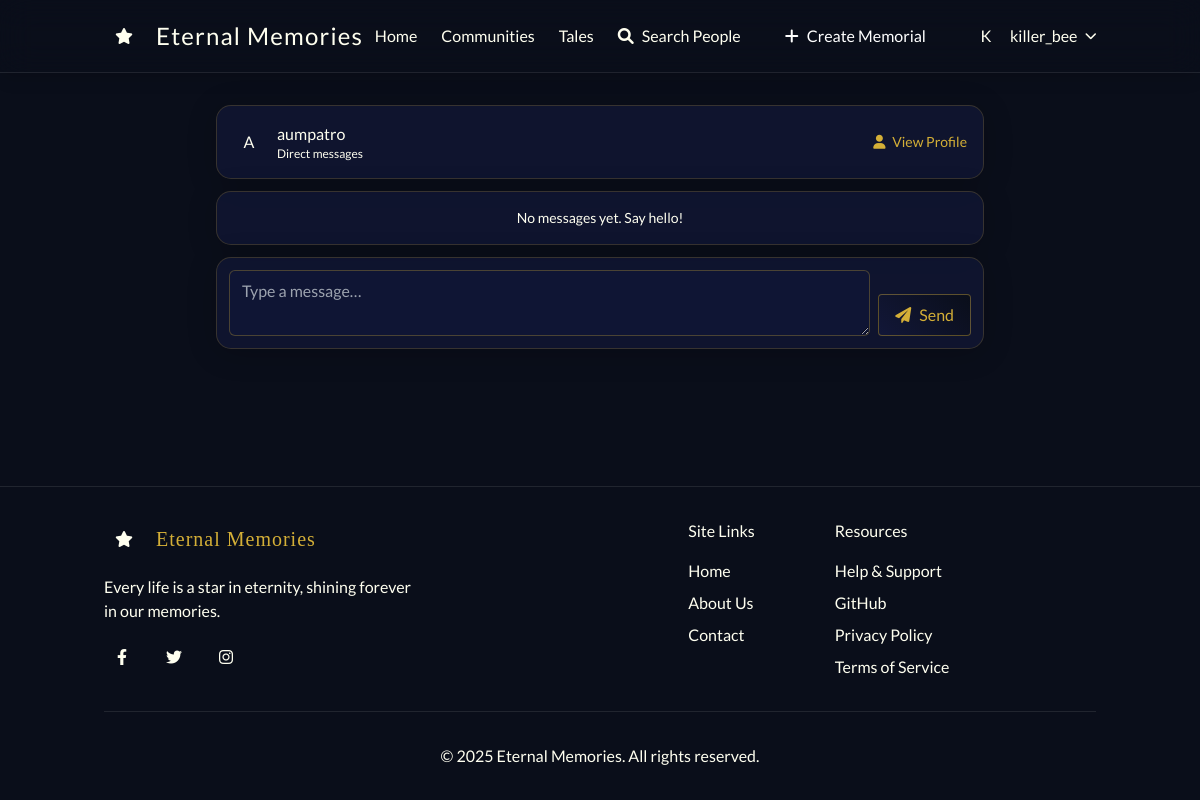
Page /users/dm/aumpatro/ (signed in) on the earlier database version.
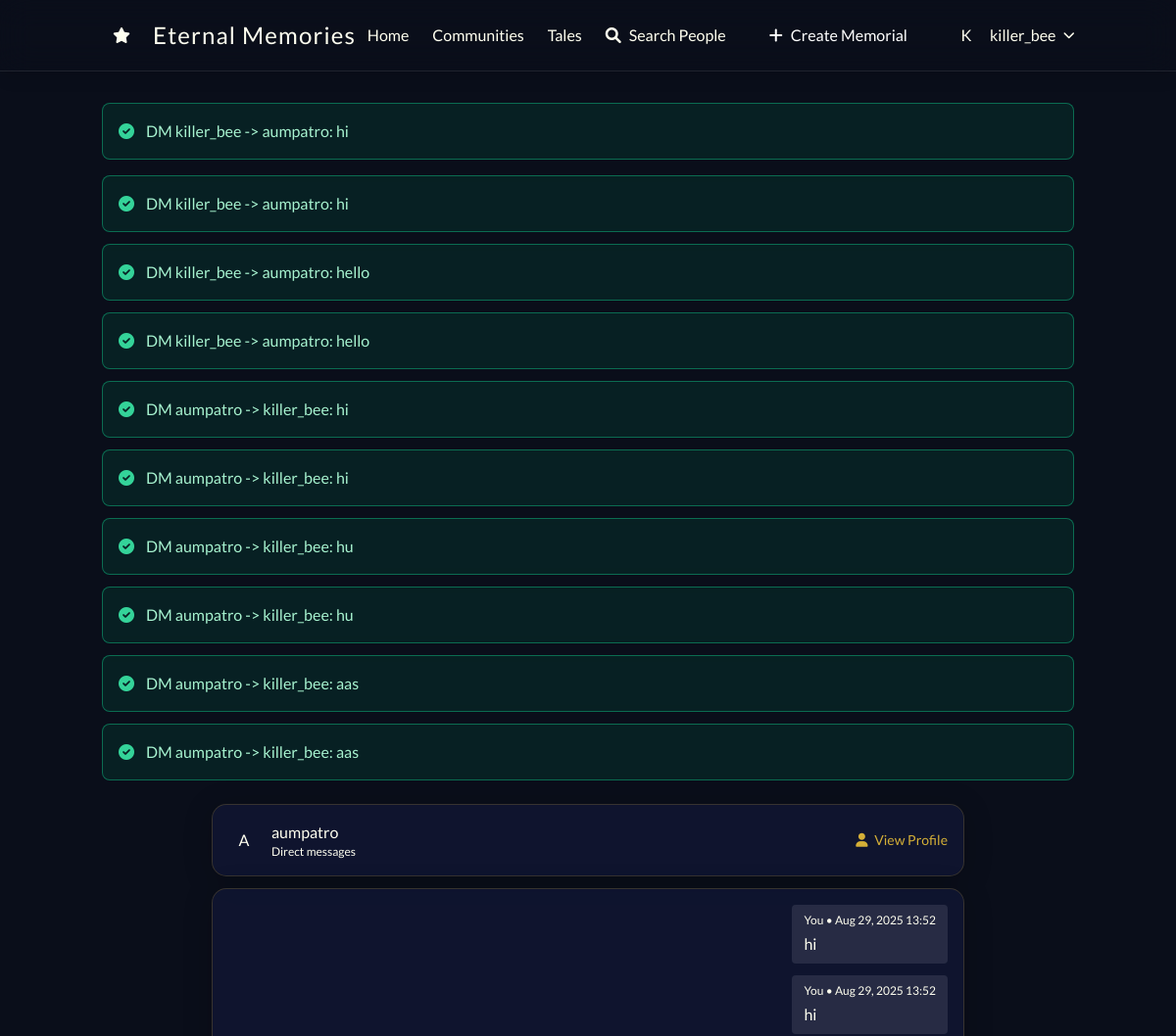
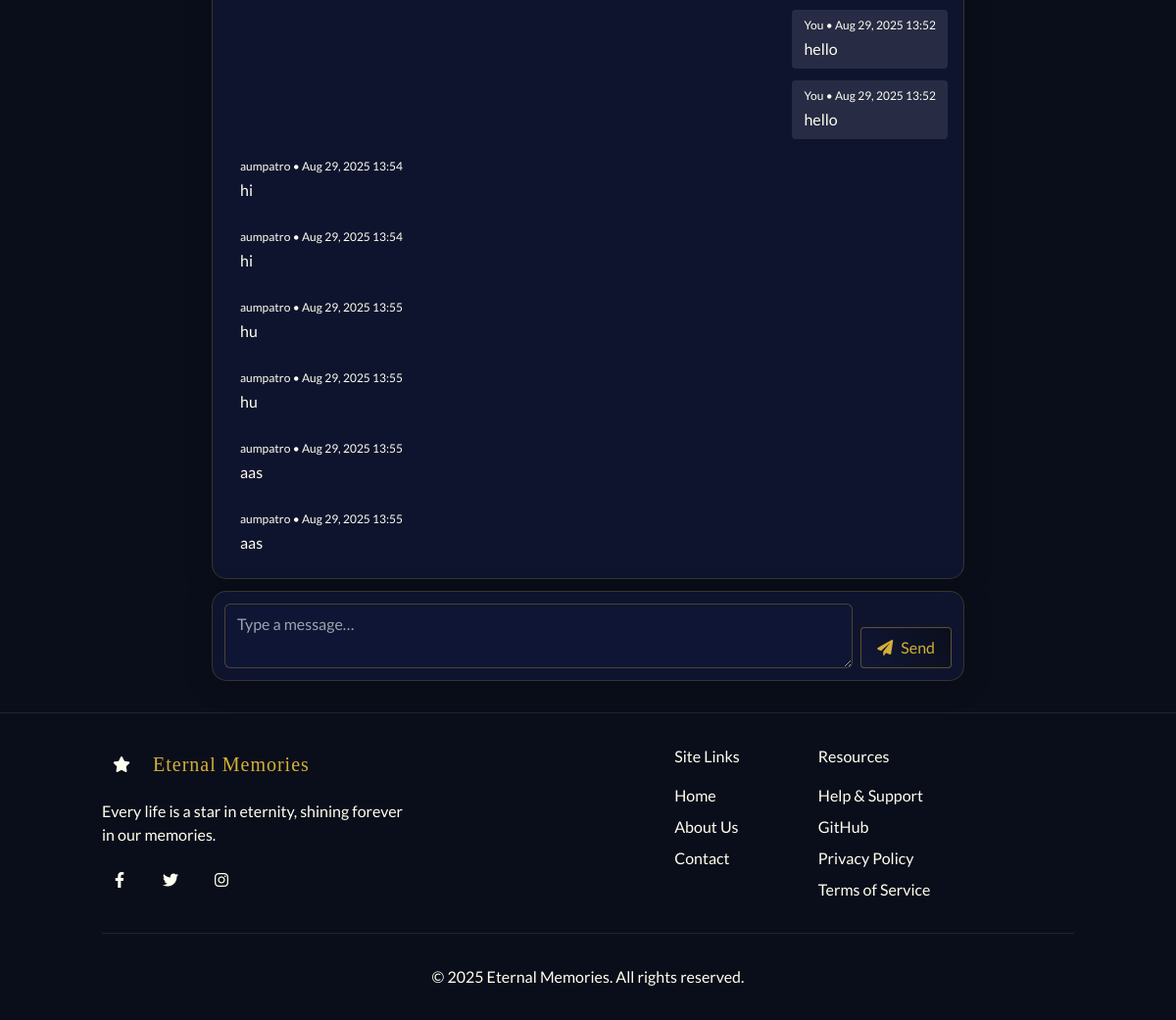
Same page on the later database version (2 pictures, top to bottom).
### users/models.py (models this page shows)
class DirectMessage(models.Model):
    sender = models.ForeignKey(User, on_delete=models.CASCADE, related_name='sent_messages')
    receiver = models.ForeignKey(User, on_delete=models.CASCADE, related_name='received_messages')
    content = models.TextField()
    created_at = models.DateTimeField(auto_now_add=True)
    is_read = models.BooleanField(default=False)
    class Meta:
        ordering = ['created_at']
    def __str__(self):
        return f"DM {self.sender.username} -> {self.receiver.username}: {self.content[:24]}"

### users/views.py (the view)
# urls.py: path('dm/<str:username>/', views.dm_thread, name='dm_thread'),
def dm_thread(request, username):
    if not request.user.is_authenticated:
        return HttpResponseForbidden("Auth required")
    other = User.objects.filter(username=username).first()
    if not other:
        return render(request, 'users/dm_thread.html', {'not_found': True}, status=404)
    if other == request.user:
        return HttpResponseForbidden("Cannot chat with yourself")
    qs = DirectMessage.objects.filter(
        Q(sender=request.user, receiver=other) | Q(sender=other, receiver=request.user)
    ).order_by('-created_at')[:50]
    messages_qs = list(qs)[::-1]
    DirectMessage.objects.filter(receiver=request.user, sender=other, is_read=False).update(is_read=True)
    last_ts = None
    if messages_qs:
        last_ts = timezone.localtime(messages_qs[-1].created_at).isoformat()
    ctx = {
        'other': other,
        'messages': messages_qs,
        'last_ts': last_ts,
    }
    return render(request, 'users/dm_thread.html', ctx)

### templates/users/dm_thread.html (shortened to what this page needs)
{% extends 'base.html' %}
{% block content %}
{% if not_found %}
  <div class="celestial-card p-6 text-center fade-in">User not found.</div>
{% else %}
<div class="max-w-3xl mx-auto fade-in">
  <div class="celestial-card p-4 flex items-center justify-between mb-3">
    <div class="flex items-center gap-3">
      <div class="w-8 h-8 rounded-full bg-midnight-blue flex items-center justify-center text-soft-gold">
        {{ other.username.0|upper }}
      </div>
      <div>
        <div class="text-soft-gold font-medium">{{ other.username }}</div>
        <div class="text-xs text-faint-lavender">Direct messages</div>
      </div>
    </div>
    <a href="{% url 'profile' username=other.username %}" class="celestial-link text-sm"><i class="fas fa-user mr-1"></i> View Profile</a>
  </div>
  <div id="dm-log" class="celestial-card p-4 max-h-[65vh] overflow-y-auto space-y-3">
    {% for m in messages %}
      <div data-id="{{ m.id }}" class="flex {% if m.sender_id == user.id %}justify-end{% else %}justify-start{% endif %}">
        <div class="max-w-[80%] px-3 py-2 rounded {% if m.sender_id == user.id %}bg-white bg-opacity-10{% else %}bg-midnight-blue bg-opacity-60{% endif %}">
          <div class="text-xs text-faint-lavender mb-1">
            {% if m.sender_id == user.id %}You{% else %}{{ m.sender.username }}{% endif %} • {{ m.created_at|date:"M d, Y H:i" }}
          </div>
          <div class="text-ivory-white whitespace-pre-line">{{ m.content }}</div>
        </div>
      </div>
    {% empty %}
      <div class="text-center text-faint-lavender text-sm dm-empty">No messages yet. Say hello!</div>
    {% endfor %}
  </div>
  <form id="dm-send" method="post" action="{% url 'send_dm' username=other.username %}" class="mt-3 celestial-card p-3 flex gap-2 items-end">
    <textarea name="message" rows="2" placeholder="Type a message…" class="flex-1 bg-transparent border border-soft-gold border-opacity-30 rounded px-3 py-2 text-ivory-white"></textarea>
    <button type="submit" class="px-4 py-2 celestial-button rounded"><i class="fas fa-paper-plane mr-2"></i>Send</button>
  </form>
</div>
{% endif %}
{% endblock %}

### templates/base.html (shortened to what this page needs)
{% load static %}
<!DOCTYPE html>
<html lang="en">
<head>
    <link href="https://cdn.jsdelivr.net/npm/tailwindcss@2.2.19/dist/tailwind.min.css" rel="stylesheet">
    <link rel="stylesheet" href="https://cdnjs.cloudflare.com/ajax/libs/font-awesome/6.0.0-beta3/css/all.min.css">
    <link rel="stylesheet" href="{% static 'css/celestial.css' %}">
</head>
<body class="min-h-screen flex flex-col bg-gradient-to-b from-deep-space to-midnight-blue">
    <div class="star-field fixed inset-0 -z-10 pointer-events-none"></div>
    <header class="sticky top-0 z-40 backdrop-filter backdrop-blur-lg bg-opacity-70 bg-midnight-blue shadow-lg border-b border-soft-gold border-opacity-10">
        <nav class="container mx-auto px-4 py-4 flex items-center justify-between">
            <a href="{% url 'home' %}" class="flex items-center group">
                <div class="w-10 h-10 rounded-full bg-gradient-to-br from-soft-gold to-midnight-blue flex items-center justify-center mr-3 transform transition-all duration-500 group-hover:rotate-[360deg]">
                    <i class="fas fa-star text-ivory-white"></i>
                </div>
                <span class="text-2xl font-playfair text-soft-gold tracking-wider">Eternal Memories</span>
            </a>
            <div class="hidden md:flex items-center space-x-6">
                {% if user.is_authenticated %}
                    <a href="{% url 'home' %}" class="text-faint-lavender hover:text-ivory-white transition-colors {% if request.path == '/' %}text-ivory-white{% endif %}" aria-current="{% if request.path == '/' %}page{% endif %}">Home</a>
                    <a href="{% url 'communities:list' %}" class="text-faint-lavender hover:text-ivory-white transition-colors " aria-current="">Communities</a>
                    <a href="{% url 'tales:list' %}" class="text-faint-lavender hover:text-ivory-white transition-colors " aria-current="">Tales</a>
                    <button id="open-people-search" type="button" aria-haspopup="dialog" aria-controls="people-search-overlay"
                            class="text-faint-lavender hover:text-ivory-white transition-colors flex items-center">
                        <i class="fas fa-magnifying-glass mr-2"></i> Search People
                    </button>
                    <a href="{% url 'create_memorial' %}" class="relative px-5 py-2 overflow-hidden group bg-gradient-to-r from-soft-gold to-amber-600 text-white rounded-lg">
                        <span class="relative flex items-center">
                            <i class="fas fa-plus mr-2"></i> Create Memorial
                        </span>
                    </a>
                    <div class="relative" id="user-menu-wrapper">
                        <button id="user-menu-button" type="button" aria-haspopup="true" aria-expanded="false"
                                class="flex items-center space-x-2 focus:outline-none text-ivory-white">
                            <span class="h-8 w-8 rounded-full bg-soft-gold bg-opacity-20 flex items-center justify-center text-soft-gold">
                                {{ user.username.0|upper }}
                            </span>
                            <span class="text-faint-lavender">{{ user.username }}</span>
                            <i class="fas fa-chevron-down text-xs transition-transform" id="user-menu-caret"></i>
                        </button>
                    </div>
                {% endif %}
            </div>
        </nav>
    </header>
    <main class="container mx-auto px-4 py-8 flex-grow">
        {% if messages %}
            <div class="mb-6 space-y-3">
                {% for message in messages %}
                    <div class="p-4 rounded-lg mb-4 backdrop-filter backdrop-blur-sm animate-fadeIn
                        {% if message.tags == 'error' %}bg-red-900 bg-opacity-30 border border-red-500 border-opacity-50 text-red-200
                        {% else %}bg-green-900 bg-opacity-30 border border-green-500 border-opacity-50 text-green-200{% endif %}">
                        <div class="flex items-center">
                            {% if message.tags == 'error' %}
                                <i class="fas fa-exclamation-circle mr-3 text-red-400"></i>
                            {% else %}
                                <i class="fas fa-check-circle mr-3 text-green-400"></i>
                            {% endif %}
                            {{ message }}
                        </div>
                    </div>
                {% endfor %}
            </div>
        {% endif %}
        {% block content %}{% endblock %}
    </main>
    <footer class="mt-auto py-8 bg-deep-space bg-opacity-80 border-t border-soft-gold border-opacity-10">
        <div class="container mx-auto px-4">
            <div class="flex flex-col md:flex-row justify-between">
                <div class="mb-8 md:mb-0">
                    <div class="flex items-center mb-4">
                        <div class="w-10 h-10 rounded-full bg-gradient-to-br from-soft-gold to-midnight-blue flex items-center justify-center mr-3">
                            <i class="fas fa-star text-ivory-white"></i>
                        </div>
                        <h3 class="text-xl font-playfair text-soft-gold tracking-wider">Eternal Memories</h3>
                    </div>
                    <p class="text-faint-lavender max-w-xs">Every life is a star in eternity, shining forever in our memories.</p>
                    <div class="flex space-x-4 mt-4">
                        <a href="#" class="w-9 h-9 rounded-full bg-midnight-blue flex items-center justify-center text-faint-lavender hover:text-soft-gold transition-colors">
                            <i class="fab fa-facebook-f"></i>
                        </a>
                        <a href="#" class="w-9 h-9 rounded-full bg-midnight-blue flex items-center justify-center text-faint-lavender hover:text-soft-gold transition-colors">
                            <i class="fab fa-twitter"></i>
                        </a>
                        <a href="#" class="w-9 h-9 rounded-full bg-midnight-blue flex items-center justify-center text-faint-lavender hover:text-soft-gold transition-colors">
                            <i class="fab fa-instagram"></i>
                        </a>
                    </div>
                </div>
                <div class="grid grid-cols-2 md:grid-cols-3 gap-8">
                    <div>
                        <h4 class="text-soft-gold font-medium mb-4">Site Links</h4>
                        <ul class="space-y-2">
                            <li><a href="{% url 'home' %}" class="text-faint-lavender hover:text-soft-gold transition-colors">Home</a></li>
                            <li><a href="{% url 'about' %}" class="text-faint-lavender hover:text-soft-gold transition-colors">About Us</a></li>
                            <li><a href="{% url 'contact' %}" class="text-faint-lavender hover:text-soft-gold transition-colors">Contact</a></li>
                        </ul>
                    </div>
                    <div>
                        <h4 class="text-soft-gold font-medium mb-4">Resources</h4>
                        <ul class="space-y-2">
                            <li><a href="#" class="text-faint-lavender hover:text-soft-gold transition-colors">Help & Support</a></li>
                            <li><a href="https://github.com/Aumpatro-22/Eterna" target="_blank" rel="noopener" class="text-faint-lavender hover:text-soft-gold transition-colors">GitHub</a></li>
                            <li><a href="{% url 'privacy' %}" class="text-faint-lavender hover:text-soft-gold transition-colors">Privacy Policy</a></li>
                            <li><a href="#" class="text-faint-lavender hover:text-soft-gold transition-colors">Terms of Service</a></li>
                        </ul>
                    </div>
                </div>
            </div>
            <div class="mt-8 pt-8 border-t border-soft-gold border-opacity-10 text-center">
                <p class="text-faint-lavender">&copy; {% now "Y" %} Eternal Memories. All rights reserved.</p>
            </div>
        </div>
    </footer>
</body>
</html>

### static/css/celestial.css (style rules this page uses)
:root { --midnight-blue: #121738; --deep-space: #0a0e1a; --soft-gold: #d4af37; --ivory-white: #fffff0; --faint-lavender: #e6e6fa; --rose-tint: #fadadd; }
body { background-color: var(--deep-space); background-image: radial-gradient(white, rgba(255,255,255,.2) 2px, transparent 40px), radial-gradient(white, rgba(255,255,255,.15) 1px, transparent 30px), radial-gradient(white, rgba(255,255,255,.1) 2px, transparent 40px); background-size: 550px 550px, 350px 350px, 250px 250px; background-position: 0 0, 40px 60px, 130px 270px; color: var(--ivory-white); font-family: 'Lato', sans-serif; transition: all 0.5s ease; }
h1, h2, h3, .memorial-name { font-family: 'Playfair Display', 'Cormorant Garamond', serif; color: var(--soft-gold); }
input, textarea, select { background-color: rgba(18, 23, 56, 0.7) !important; border: 1px solid rgba(212, 175, 55, 0.3) !important; color: var(--ivory-white) !important; border-radius: 0.375rem !important; padding: 0.5rem 0.75rem !important; transition: all 0.3s ease !important; }
.celestial-card { background: rgba(18, 23, 56, 0.7); backdrop-filter: blur(10px); border-radius: 15px; border: 1px solid rgba(212, 175, 55, 0.2); box-shadow: 0 4px 30px rgba(0, 0, 0, 0.2); transition: all 0.5s ease; }
.celestial-button { background: linear-gradient(45deg, var(--midnight-blue), var(--deep-space)); color: var(--soft-gold); border: 1px solid rgba(212, 175, 55, 0.4); transition: all 0.4s ease; }
.fade-in { animation: fadeIn 1.2s ease forwards; opacity: 0; }
a.celestial-link { color: var(--soft-gold); position: relative; text-decoration: none; transition: all 0.3s ease; }
a.celestial-link::after { content: ''; position: absolute; width: 0; height: 1px; bottom: -2px; left: 0; background-color: var(--soft-gold); transition: width 0.3s ease; }

Differences in the rows shown:
added DirectMessage: sender+receiver+content "DM killer_bee -> aumpatro: hi", shows "You", created_at "Aug 29, 2025 13:52", content "hi"
added DirectMessage: sender+receiver+content "DM killer_bee -> aumpatro: hi", shows "You", created_at "Aug 29, 2025 13:52", content "hi"
added DirectMessage: sender+receiver+content "DM killer_bee -> aumpatro: hello", shows "You", created_at "Aug 29, 2025 13:52", content "hello"
added DirectMessage: sender+receiver+content "DM killer_bee -> aumpatro: hello", shows "You", created_at "Aug 29, 2025 13:52", content "hello"
added DirectMessage: sender+receiver+content "DM aumpatro -> killer_bee: hi", sender.username "aumpatro", created_at "Aug 29, 2025 13:54", content "hi"
added DirectMessage: sender+receiver+content "DM aumpatro -> killer_bee: hi", sender.username "aumpatro", created_at "Aug 29, 2025 13:54", content "hi"
added DirectMessage: sender+receiver+content "DM aumpatro -> killer_bee: hu", sender.username "aumpatro", created_at "Aug 29, 2025 13:55", content "hu"
added DirectMessage: sender+receiver+content "DM aumpatro -> killer_bee: hu", sender.username "aumpatro", created_at "Aug 29, 2025 13:55", content "hu"
added DirectMessage: sender+receiver+content "DM aumpatro -> killer_bee: aas", sender.username "aumpatro", created_at "Aug 29, 2025 13:55", content "aas"
added DirectMessage: sender+receiver+content "DM aumpatro -> killer_bee: aas", sender.username "aumpatro", created_at "Aug 29, 2025 13:55", content "aas"
Other differences:
text no longer shown: "No messages yet. Say hello!"
